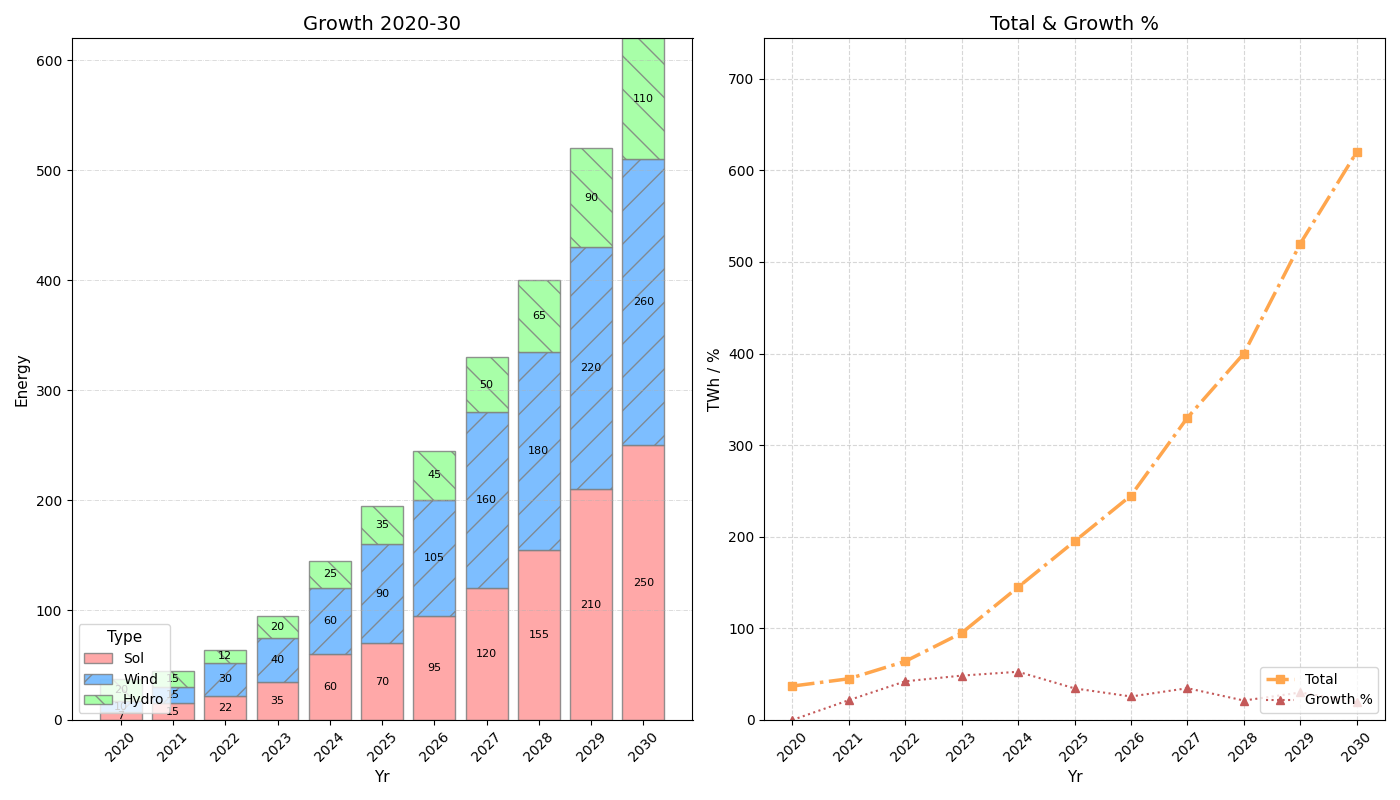

This chart was generated by the following Python code:
import matplotlib.pyplot as plt
import numpy as np

years = np.arange(2020, 2031)
# Randomly altered energy data within their respective ranges
solar_energy = np.array([7, 15, 22, 35, 60, 70, 95, 120, 155, 210, 250])
wind_energy = np.array([10, 15, 30, 40, 60, 90, 105, 160, 180, 220, 260])
hydro_energy = np.array([20, 15, 12, 20, 25, 35, 45, 50, 65, 90, 110])
total_renewable_energy = solar_energy + wind_energy + hydro_energy
percentage_growth = np.zeros(len(total_renewable_energy))
percentage_growth[1:] = ((total_renewable_energy[1:] - total_renewable_energy[:-1]) / total_renewable_energy[:-1]) * 100

fig, axes = plt.subplots(1, 2, figsize=(14, 8))

axes[0].bar(years, solar_energy, label='Sol', color='#ff9999', alpha=0.85, edgecolor='grey', linestyle='-')
axes[0].bar(years, wind_energy, bottom=solar_energy, label='Wind', color='#66b3ff', alpha=0.85, edgecolor='grey', hatch='/')
axes[0].bar(years, hydro_energy, bottom=solar_energy + wind_energy, label='Hydro', color='#99ff99', alpha=0.85, edgecolor='grey', hatch='\\')
axes[0].set_title('Growth 2020-30', fontsize=14)
axes[0].set_xlabel('Yr', fontsize=11)
axes[0].set_ylabel('Energy', fontsize=11)
axes[0].set_xticks(years, labels=years, rotation=45)
axes[0].set_ylim(0, 620)
axes[0].grid(axis='y', linestyle='-.', linewidth=0.5, alpha=0.6)
axes[0].legend(loc='lower left', fontsize=10, title='Type', title_fontsize='11')

for i, (s, w, h) in enumerate(zip(solar_energy, wind_energy, hydro_energy)):
    axes[0].text(years[i], s / 2, f'{s}', ha='center', va='center', color='black', fontsize=8)
    axes[0].text(years[i], s + w / 2, f'{w}', ha='center', va='center', color='black', fontsize=8)
    axes[0].text(years[i], s + w + h / 2, f'{h}', ha='center', va='center', color='black', fontsize=8)

axes[1].plot(years, total_renewable_energy, label='Total', color='#ffa64d', marker='s', linewidth=2.5, linestyle='-.')
axes[1].plot(years, percentage_growth, label='Growth %', color='#c45959', linestyle=':', marker='^', linewidth=1.5)
axes[1].set_title('Total & Growth %', fontsize=14)
axes[1].set_xlabel('Yr', fontsize=11)
axes[1].set_ylabel('TWh / %', fontsize=11)
axes[1].set_xticks(years, labels=years, rotation=45)
axes[1].set_ylim(0, max(total_renewable_energy) * 1.2)
axes[1].legend(loc='lower right', fontsize=10)
axes[1].grid(True, linestyle='--', alpha=0.5)

plt.tight_layout()
plt.show()
